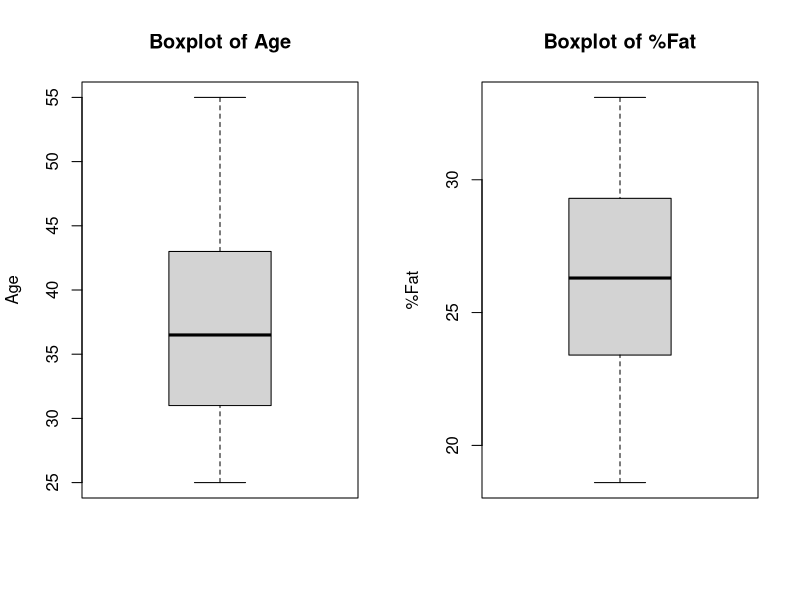
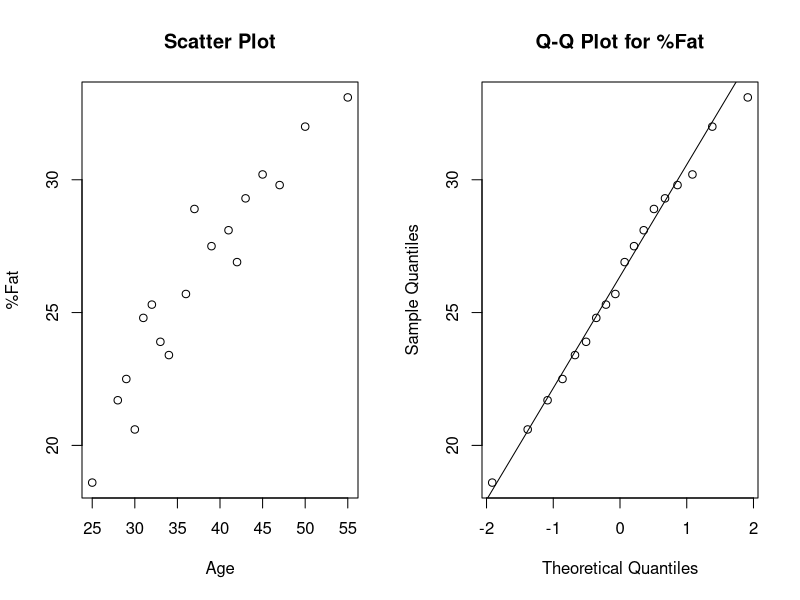

Source code (R) for these figures, in order:
# Sample data (replace with your actual data)
age <- c(32, 45, 29, 37, 55, 47, 25, 39, 42, 31, 28, 50, 34, 41, 36, 43, 33, 30)
body_fat <- c(25.3, 30.2, 22.5, 28.9, 33.1, 29.8, 18.6, 27.5, 26.9, 24.8, 21.7, 32.0, 23.4, 28.1, 25.7, 29.3, 23.9, 20.6)

# (a) Calculate mean, median, and standard deviation
age_mean <- mean(age)
age_median <- median(age)
age_sd <- sd(age)

body_fat_mean <- mean(body_fat)
body_fat_median <- median(body_fat)
body_fat_sd <- sd(body_fat)

cat("Age - Mean:", age_mean, "  Median:", age_median, "  Standard Deviation:", age_sd, "\n")
cat("%Fat - Mean:", body_fat_mean, "  Median:", body_fat_median, "  Standard Deviation:", body_fat_sd, "\n")

# (b) Draw boxplots
par(mfrow = c(1, 2))  # Create a 1x2 layout for plots
boxplot(age, main = "Boxplot of Age", ylab = "Age")
boxplot(body_fat, main = "Boxplot of %Fat", ylab = "%Fat")

# (c) Draw scatter plot and q-q plot
par(mfrow = c(1, 2))  # Reset layout to 1x2
plot(age, body_fat, main = "Scatter Plot", xlab = "Age", ylab = "%Fat")
qqnorm(body_fat, main = "Q-Q Plot for %Fat")
qqline(body_fat)
